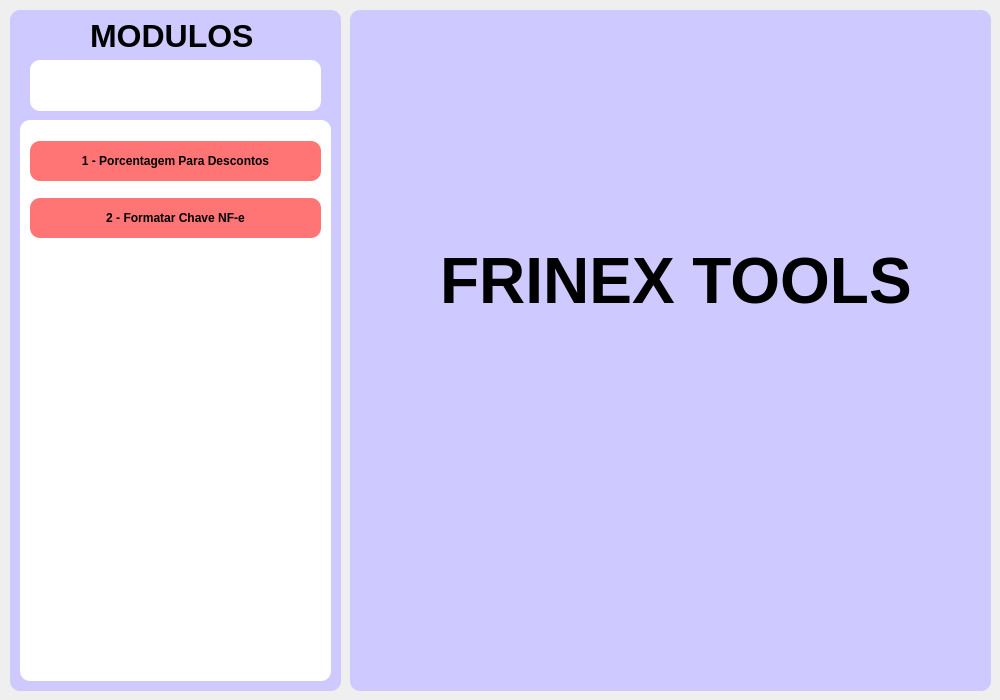
<?xml version="1.0" encoding="UTF-8"?>
<ui version="4.0">
 <class>MainWindow</class>
 <widget class="QMainWindow" name="MainWindow">
  <property name="geometry">
   <rect>
    <x>0</x>
    <y>0</y>
    <width>1000</width>
    <height>700</height>
   </rect>
  </property>
  <property name="sizePolicy">
   <sizepolicy hsizetype="Fixed" vsizetype="Fixed">
    <horstretch>0</horstretch>
    <verstretch>0</verstretch>
   </sizepolicy>
  </property>
  <property name="minimumSize">
   <size>
    <width>1000</width>
    <height>700</height>
   </size>
  </property>
  <property name="maximumSize">
   <size>
    <width>1000</width>
    <height>700</height>
   </size>
  </property>
  <property name="windowTitle">
   <string>Frinex Tools</string>
  </property>
  <widget class="QWidget" name="centralwidget">
   <widget class="QFrame" name="modulosFrame">
    <property name="geometry">
     <rect>
      <x>10</x>
      <y>10</y>
      <width>331</width>
      <height>681</height>
     </rect>
    </property>
    <property name="styleSheet">
     <string notr="true">background-color: rgb(206, 202, 255);
border-radius: 10px;</string>
    </property>
    <property name="frameShape">
     <enum>QFrame::StyledPanel</enum>
    </property>
    <property name="frameShadow">
     <enum>QFrame::Raised</enum>
    </property>
    <widget class="QLabel" name="labelModulos">
     <property name="geometry">
      <rect>
       <x>80</x>
       <y>10</y>
       <width>191</width>
       <height>31</height>
      </rect>
     </property>
     <property name="font">
      <font>
       <pointsize>24</pointsize>
       <weight>75</weight>
       <bold>true</bold>
      </font>
     </property>
     <property name="text">
      <string>MODULOS</string>
     </property>
    </widget>
    <widget class="QFrame" name="frame">
     <property name="geometry">
      <rect>
       <x>10</x>
       <y>110</y>
       <width>311</width>
       <height>561</height>
      </rect>
     </property>
     <property name="styleSheet">
      <string notr="true">background-color: rgb(255, 255, 255);</string>
     </property>
     <property name="frameShape">
      <enum>QFrame::StyledPanel</enum>
     </property>
     <property name="frameShadow">
      <enum>QFrame::Raised</enum>
     </property>
     <widget class="QWidget" name="verticalLayoutWidget">
      <property name="geometry">
       <rect>
        <x>10</x>
        <y>10</y>
        <width>291</width>
        <height>121</height>
       </rect>
      </property>
      <layout class="QVBoxLayout" name="listaBotoes">
       <item>
        <widget class="QPushButton" name="porcentagemParaDescontos">
         <property name="minimumSize">
          <size>
           <width>0</width>
           <height>25</height>
          </size>
         </property>
         <property name="font">
          <font>
           <weight>75</weight>
           <bold>true</bold>
          </font>
         </property>
         <property name="styleSheet">
          <string notr="true">background-color: rgb(255, 116, 116);
height: 40%;</string>
         </property>
         <property name="text">
          <string>1 - Porcentagem Para Descontos</string>
         </property>
        </widget>
       </item>
       <item>
        <widget class="QPushButton" name="formatarNumerosParaNotas">
         <property name="minimumSize">
          <size>
           <width>0</width>
           <height>25</height>
          </size>
         </property>
         <property name="font">
          <font>
           <weight>75</weight>
           <bold>true</bold>
          </font>
         </property>
         <property name="styleSheet">
          <string notr="true">background-color: rgb(255, 116, 116);
height: 40%;</string>
         </property>
         <property name="text">
          <string>2 - Formatar Chave NF-e</string>
         </property>
        </widget>
       </item>
      </layout>
     </widget>
    </widget>
    <widget class="QLineEdit" name="lineEdit">
     <property name="geometry">
      <rect>
       <x>20</x>
       <y>50</y>
       <width>291</width>
       <height>51</height>
      </rect>
     </property>
     <property name="font">
      <font>
       <pointsize>24</pointsize>
       <weight>75</weight>
       <bold>true</bold>
      </font>
     </property>
     <property name="styleSheet">
      <string notr="true">background-color: rgb(255, 255, 255);</string>
     </property>
     <property name="text">
      <string/>
     </property>
    </widget>
   </widget>
   <widget class="QFrame" name="frameInicial">
    <property name="geometry">
     <rect>
      <x>350</x>
      <y>10</y>
      <width>641</width>
      <height>681</height>
     </rect>
    </property>
    <property name="styleSheet">
     <string notr="true">background-color: rgb(206, 202, 255);
border-radius: 10px;</string>
    </property>
    <property name="frameShape">
     <enum>QFrame::StyledPanel</enum>
    </property>
    <property name="frameShadow">
     <enum>QFrame::Raised</enum>
    </property>
    <widget class="QLabel" name="labelTitulo">
     <property name="geometry">
      <rect>
       <x>90</x>
       <y>190</y>
       <width>601</width>
       <height>161</height>
      </rect>
     </property>
     <property name="font">
      <font>
       <pointsize>48</pointsize>
       <weight>75</weight>
       <bold>true</bold>
      </font>
     </property>
     <property name="text">
      <string>FRINEX TOOLS</string>
     </property>
    </widget>
   </widget>
  </widget>
 </widget>
 <resources/>
 <connections/>
</ui>
